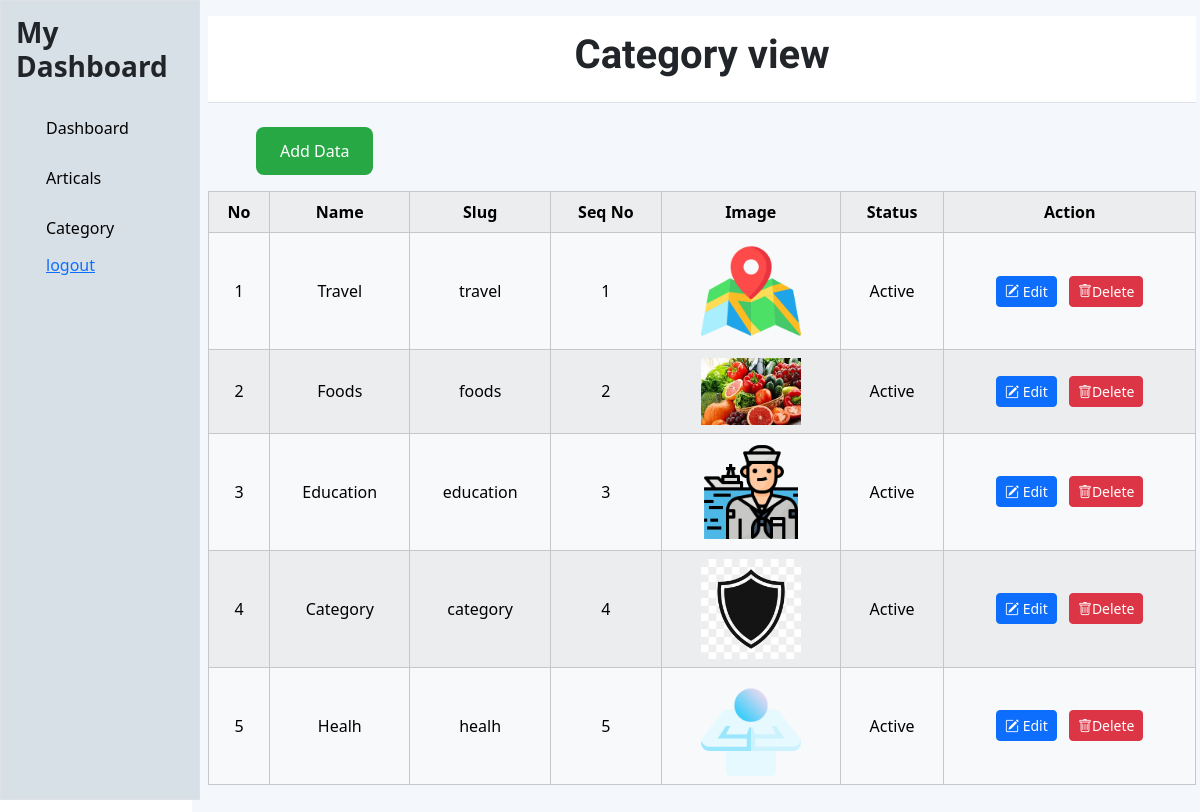
/category_page/, run on the app's committed database.
### myapp/models.py (models this page shows, shortened)
class CategoryMaster(models.Model):
    CatName = models.CharField(max_length=100, unique=True)
    CatSeqNo = models.IntegerField()
    CatSlug = models.SlugField(unique=True, blank=True, null=True)  # ✅ SlugField use karo
    CatStatus = models.BooleanField(default=True)
    CatImage = models.ImageField(upload_to='category/')

### myapp/views.py (the view)
# urls.py: path('category_page/',category_page,name="category_list"),
def category_page(request):
    category = CategoryMaster.objects.all().order_by('CatSeqNo')
    return render(request, "category/category.html", {"category": category})

### myapp/context_processors.py (called while the page is built)
def header_context(request):
    settings = HeaderSettings.objects.first()
    menu_items = NavMenu.objects.order_by("order")
    return {
        "header_settings": settings,
        "menu_items": menu_items,
    }

### myapp/templates/category/category.html (shortened to what this page needs)
<!DOCTYPE html>
<html lang="en">
<head>
    <link rel="stylesheet" href="https://cdn.jsdelivr.net/npm/bootstrap@5.3.6/dist/css/bootstrap.min.css">
    <link rel="stylesheet" href="https://cdn.jsdelivr.net/npm/bootstrap-icons@1.11.3/font/bootstrap-icons.css">
</head>
<body>
    <div class=" main-div">
        <div class="row">
            <div class="col-md-2 sidebar border">
                <h3>My Dashboard</h3>
                <ul>
                    <li><a href="{% url 'dashboard'%}">Dashboard</a></li>
                    <li><a href="{% url 'article_page' %}">Articals</a></li>
                    <li><a href="{% url 'category_list' %}">Category</a></li>
                    <a href="/logout/" class="logout">logout</a>
                </ul>
            </div>
            <div class="daseboard col-md-10 p-3">
                <div class="header">
                    <h1>Category view</h1>
                </div>
                <div class="my-button ms-5 mt-4">
                    <a href="{% url 'category_create' %}">Add Data</a>
                </div>
                <table class="table table-striped table-bordered align-middle text-center table-light mt-3">
                    <tr>
                        <th>No</th>
                        <th>Name</th>
                        <th>Slug</th>
                        <th>Seq No</th>
                        <th>Image</th>
                        <th>Status</th>
                        <th>Action</th>
                    </tr>
                    {% for i in category %}
                    <tr>
                        <td>{{ forloop.counter }}</td>
                        <td>{{ i.CatName }}</td>
                        <td>{{ i.CatSlug }}</td>
                        <td>{{ i.CatSeqNo }}</td>
                        <td>
                            {% if i.CatImage %}
                            <img src="{{ i.CatImage.url }}" alt="image" width="100">
                            {% else %}
                            <span>No image</span>
                            {% endif %}
                        </td>
                        <td>{{ i.CatStatus|yesno:"Active,Inactive" }}</td>
                        <td>
                            <a href="/category_page/update_category/{{i.id}}/" class="btn btn-primary btn-sm me-2"><i
                                    class="bi bi-pencil-square"></i> Edit</a>
                            <a href="/delete_category/{{i.id}}/" class="btn btn-danger btn-sm"><i
                                    class="bi bi-trash"></i>Delete</a>
                        </td>
                    </tr>
                    {% endfor%}
                </table>
            </div>
        </div>
    </div>
</body>
</html>

### myapp/templates/category/category.html (style rules this page uses)
* { margin: 0; padding: 0; }
html, body { margin: 0; padding: 0; overflow-x: hidden; height: 100%; }
.sidebar { position: fixed; top: 0; left: 0; width: 16.6667%; height: 100vh; background-color: #d8e0e7; padding: 15px; border-right: 1px solid #ccc; overflow-y: auto; z-index: 999; }
.sidebar h3 { margin-bottom: 20px; font-weight: bold; }
.sidebar ul { list-style-type: none; padding-left: 10px; }
.sidebar ul li { padding: 8px 0; cursor: pointer; }
.sidebar ul li a { color: rgb(0, 0, 0); text-decoration: none; padding: 5px 20px; display: inline-block; transition: all 0.3s ease; }
.logout { padding: 5px 20px; }
.daseboard { margin-left: 16.6667%; background-color: #f4f7fb; padding: 20px; }
.header { position: sticky; top: 0; z-index: 1000; background-color: #fff; padding: 15px; border-bottom: 1px solid #dee2e6; margin-bottom: 20px; text-align: center; }
h1 { font-weight: 800; font-family: "Josefin Sans", sans-serif; }
.my-button a { text-decoration: none; background-color: #28a745; color: white; padding: 12px 24px; border-radius: 8px; font-size: 16px; transition: all 0.3s ease; display: inline-block; }

### data on the page
CategoryMaster: CatName "Travel", CatSlug "travel", CatSeqNo "1", CatImage (picture), CatStatus "Active"
CategoryMaster: CatName "Foods", CatSlug "foods", CatSeqNo "2", CatImage (picture), CatStatus "Active"
CategoryMaster: CatName "Education", CatSlug "education", CatSeqNo "3", CatImage (picture), CatStatus "Active"
CategoryMaster: CatName "Category", CatSlug "category", CatSeqNo "4", CatImage (picture), CatStatus "Active"
CategoryMaster: CatName "Healh", CatSlug "healh", CatSeqNo "5", CatImage (picture), CatStatus "Active"
